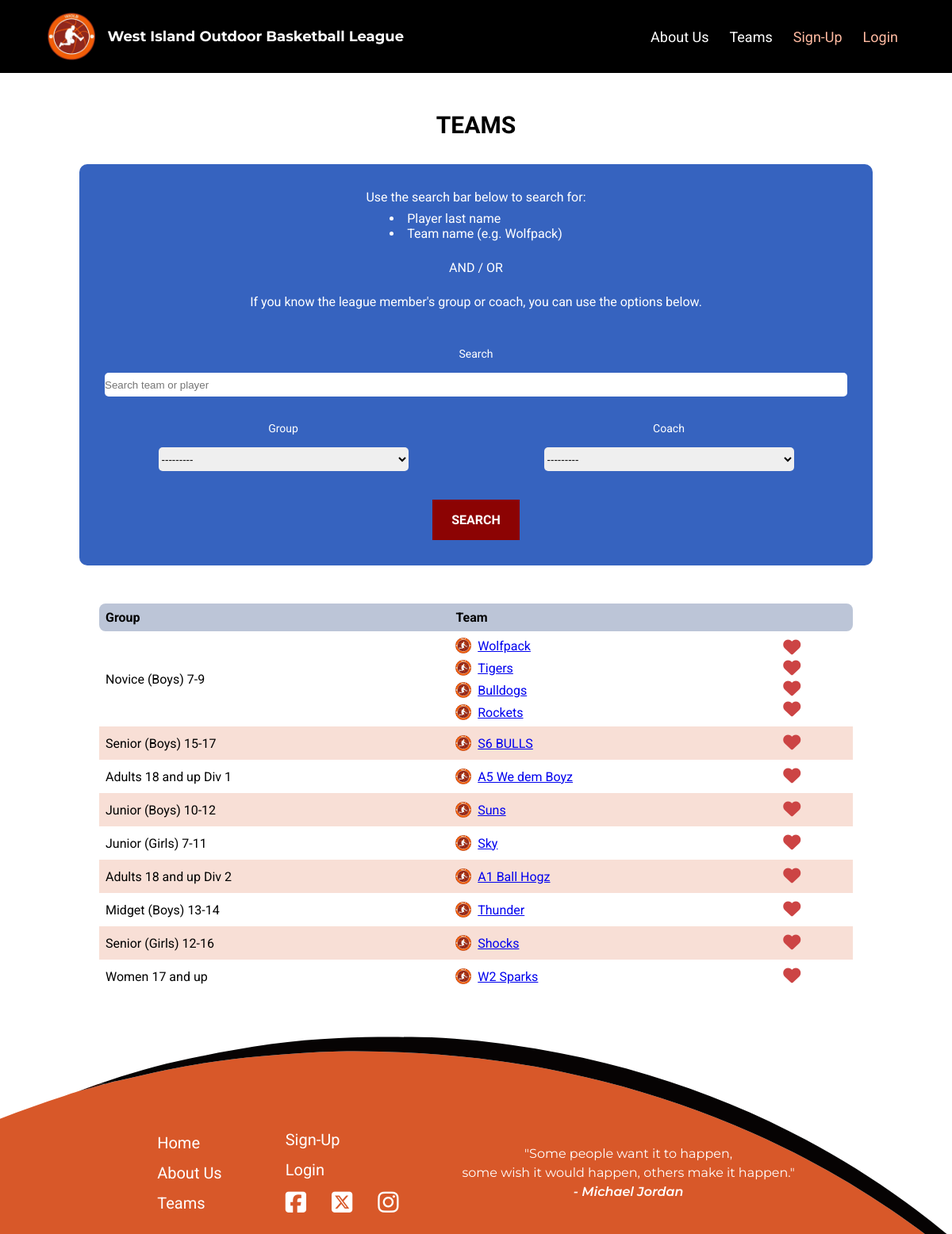
Screenshot of /wioblapp/teams/ with the database file from the repository.
### wioblapp/models.py (models this page shows)
class RegistrationType(models.Model):
    reg_type = models.CharField("Registration Type", max_length=50, primary_key=True)
    description = models.CharField("Description", max_length=300)
    cost = models.IntegerField("Cost", validators=[MinValueValidator(0)])
    def __str__(self):
        return str(self.reg_type)

class Team(models.Model):
    name = models.CharField("Team Name", max_length=20, primary_key=True)
    coaches = models.ManyToManyField(UserAccount, related_name="teams", blank=True)
    place = models.IntegerField("Place", default=0, validators=[MinValueValidator(0)])
    group = models.ForeignKey(
        RegistrationType,
        on_delete=models.CASCADE,
        related_name="teams",
        blank=True,
        null=True,
    )
    color = models.CharField("Team Color", max_length=7, blank=True, null=True)
    def __str__(self):
        return f"{self.name}"

### wioblapp/views.py (the view, shortened to what this page needs)
# urls.py: path("teams/", views.teams, name="teams"),
def teams(request):
    filter_teams_form = FilterTeamsForm(request.GET)
    groups = RegistrationType.objects.all()
    teams = Team.objects.all()
    players = Player.objects.all()
    context = {
        "filter_teams_form": filter_teams_form,
        "groups": groups,
        "teams": teams,
        "players": players,
    }
    return render(request, "teams.html", context)

### wioblapp/forms.py
class FilterTeamsForm(forms.Form):
    search = forms.CharField(
        max_length=100,
        required=False,
        widget=forms.TextInput(attrs={"placeholder": "Search team or player"}),
    )
    group = forms.ModelChoiceField(
        label="Group",
        queryset=RegistrationType.objects.all(),
        required=True,
        widget=forms.Select(),
    )
    coach = forms.ModelChoiceField(
        label="Coach",
        queryset=UserAccount.objects.filter(role="Coach"),
        required=False,
        widget=forms.Select(),
    )

### wioblapp/models.py (called while the page is built)
    def __str__(self):
        return self.username

### wioblapp/templates/teams.html (shortened to what this page needs)
{% extends 'base.html' %}
{% load static %}
{% block content %}
    <section class="teams-search teams">
        <div class="container">
            <div class="section-heading">
                <h2>Teams</h2>
            </div>
            <form class="search-form" action="{% url 'teams' %}" method="GET">
                <div class="form-info">
                    <p>Use the search bar below to search for:</p>
                    <ul>
                        <li>Player last name</li>
                        <li>Team name (e.g. Wolfpack)</li>
                    </ul>
                    <p>AND / OR</p>
                    <p>If you know the league member's group or coach, you can use the options below.</p>
                </div>
                <div class="form">
                    <div class="label-flex">
                        <label for="{{ filter_teams_form.search.id_for_label }}">{{ filter_teams_form.search.label }}</label>
                        {{ filter_teams_form.search }}
                    </div>
                    <div class="search-flex">
                        <div class="search-right">
                            <div class="label-flex">
                                <label for="{{ filter_teams_form.group.id_for_label }}">{{ filter_teams_form.group.label }}</label>
                                {{ filter_teams_form.group }}
                            </div>
                        </div>
                        <div class="search-left">
                            <div class="label-flex">
                                <label for="{{ filter_teams_form.coach.id_for_label }}">{{ filter_teams_form.coach.label }}</label>
                                {{ filter_teams_form.coach }}
                            </div>
                        </div>
                    </div>
                </div>
                <div class="search-btn">
                    <button class="action-button button" type="submit" name="search_btn">Search</button>
                </div>
            </form>
            {% if filter_teams_form.group.value %}
            <div>
                <div class="section-heading">
                    <h5>Team {{ filter_teams_form.group.value }}'s Table:</h5>
                </div>
                {% if teams %}
                <table>
                    <thead>
                        <tr>
                            <th>Team</th>
                            <th>Coaches</th>
                            <th>Players</th>
                            <th>Schedule</th>
                            <th></th>
                        </tr>
                    </thead>
                    <tbody>
                    {% for team in teams %}
                        <tr>
                            <td>
                                <div class="teamlogo-flex">
                                    <img class="team-logo" src="{% static 'images/logo.png' %}" alt="Team logo.">
                                    {{ team }}
                                </div>
                            </td>
                            <td>
                                {% if team.coaches.all %}
                                <ul>
                                    {% for coach in team.coaches.all %}
                                        <li>{{ coach }}</li>
                                    {% endfor %}
                                </ul>
                                {% else %}
                                    <p>No assigned coaches yet</p>
                                {% endif %}
                            </td>
                            <td>
                                {% if players.all %}
                                <div class="scroll-box">
                                    <ul>
                                        {% for player in players.all %}
                                            {% if player.team_name == team %}
                                                <li>{{ player }}</li>
                                            {% endif %}
                                        {% endfor %}
                                    </ul>
                                </div>
                                {% else %}
                                    <p>Not assigned players yet</p>
                                {% endif %}
                            </td>
                            <td>
                                <form action="{% url 'team_schedule' team %}" method="GET">
                                    {% csrf_token %}
                                    <button type="submit" name="schedule" class="schedule-btn">
                                        <i class="fa-solid fa-calendar-days"></i>
                                        View Schedule
                                    </button>
                                </form>
                            </td>
                            <td>
                                <form action="{% url 'like_team' team %}" method="POST">
                                    {% csrf_token %}
                                    <div class="schedule">
                                        <div class="like-flex">
                                            <button class="icon" type="submit" name="like">
                                                <span class="tooltip-wrapper" data-tooltip="Like team">
                                                    <i class="fa-solid fa-heart"></i>
                                                </span>
                                            </button>
                                        </div>
                                    </div>
                                </form>
                            </td>
                        </tr>
                    {% endfor %}
                    </tbody>
                </table>
                {% else %}
                    <p>No Teams or Players Found</p>
                {% endif %}
                {% else %}
                <table>
                    <thead>
                        <tr>
                            <th>Group</th>
                            <th>Team</th>
                            <th></th>
                        </tr>
                    </thead>
                    <tbody>
                    {% for group in groups %}
                        <tr>
                            <td>{{ group }}</td>
                            <td>
                                <ul>
                                {% for team in teams %}
                                    {% if team.group == group %}
                                    <div class="teamlogo-flex logo-margin">
                                        <img class="team-logo" src="{% static 'images/logo.png' %}" alt="Team logo.">
                                        <li><a href="{% url 'team_schedule' team %}">{{ team }}</a></li>
                                    </div>
                                    {% endif %}
                                {% endfor %}
                                </ul>
                            </td>
                            <td>
                                <ul>
                                    {% for team in teams %}
                                        {% if team.group == group %}
                                            <form action="{% url 'like_team' team %}" method="POST">
                                                <div class="schedule">
                                                    <div class="like-flex">
                                                        <button class="icon" type="submit" name="like">
                                                            <span class="tooltip-wrapper" data-tooltip="Like team">
                                                                <i class="fa-solid fa-heart"></i>
                                                            </span>
                                                        </button>
                                                    </div>
                                                </div>
                                            </form>
                                        {% endif %}
                                    {% endfor %}
                                    </ul>
                            </td>
                        </tr>
                    {% endfor %}
                    </tbody>
                </table>
            </div>
            {% endif %}
        </div>
{% endblock %}

### wiobl/static/style.css (style rules this page uses)
* { margin: 0; padding: 0; box-sizing: border-box; }
body { font-family: Roboto; }
section { padding: 48px 0; }
h2 { font-family: Raleway; font-size: 30px; font-weight: 600; text-transform: uppercase; }
.container { max-width: 1000px; width: 90%; margin-right: auto; margin-left: auto; }
.button { display: inline-block; padding: 16px 24px; font-size: 16px; font-weight: 600; font-family: Raleway; text-align: center; text-decoration: none; text-transform: uppercase; border: none; color: #FFFFFF; transition: 0.5s; cursor: pointer; }
.action-button { background-color: #8C0303; }
.section-heading { text-align: center; margin-bottom: 32px; }
.login-form label, input { display: block; }
.teams-search .search-form { background-color: #3663BF; padding: 32px; border-radius: 10px; margin-bottom: 48px; }
.teams-search .form { margin-bottom: 24px; }
.teams-search .search-form p { color: #ffffff; text-align: center; margin-bottom: 8px; }
.teams-search .search-form p:nth-of-type(2) { margin-bottom: 24px; }
.teams-search .search-form p:nth-of-type(3) { margin-bottom: 48px; }
.teams-search .search-form ul { color: #ffffff; list-style-position: inside; width: fit-content; margin: 0 auto 24px auto; }
.teams-search .search-form input, .teams-search select { border-radius: 5px; height: 30px; border: none; }
.teams-search .search-form input { margin-bottom: 32px; width: 100%; }
.teams-search .search-form label { color: #ffffff; margin-bottom: 8px; font-size: 14px; }
.teams-search .label-flex { display: flex; gap: 8px; flex-direction: column; align-items: center; justify-content: center; width: 100%; }
.teams-search .search-flex { display: flex; justify-content: space-around; gap: 36px; margin-bottom: 36px; }
.teams-search .search-right, .teams-search .search-left { width: 50%; }
.teams-search .search-btn { text-align: center; }
.teams .search-form select { width: 70%; }
.teams-search table { border-collapse: separate; border-spacing: 0; overflow: hidden; width: 95%; text-align: left; margin-left: auto; margin-right: auto; }
.teams-search table thead { background-color: #BCC5D7; }
.teams-search thead th:first-child { border-top-left-radius: 8px; border-bottom-left-radius: 8px; }
.teams-search thead th:last-child { border-top-right-radius: 8px; border-bottom-right-radius: 8px; }
.teams table tbody tr:nth-child(2n) { background: rgba(217, 88, 41, 0.189); }
.teams-search table th, .teams-search table td { padding: 8px; }
.teams-search table ul { list-style: none; }
.teams-search .teamlogo-flex { display: flex; gap: 8px; align-items: center; }
.teams-search .logo-margin:not(:last-child) { margin-bottom: 8px; }
.teams-search .team-logo { height: 20px; }
.schedule .like-flex { display: flex; gap: 8px; align-items: center; }
.schedule .icon { position: relative; cursor: pointer; font-size: 22px; color: #c44; border: none; background-color: transparent; }
.schedule .tooltip-wrapper { position: relative; display: inline-block; }
.schedule .tooltip-wrapper::after { content: attr(data-tooltip); position: absolute; bottom: 120%; left: 50%; transform: translateX(-50%); background-color: rgba(0, 0, 0, 0.8); color: white; padding: 5px 8px; border-radius: 5px; font-size: 12px; white-space: nowrap; opacity: 0; visibility: hidden; transition: opacity 0.2s ease-in-out; }

### rows the page displays
RegistrationType: reg_type "Novice (Boys) 7-9"
Team: name "Wolfpack"
Team: name "Tigers"
Team: name "Bulldogs"
Team: name "Rockets"
RegistrationType: reg_type "Senior (Boys) 15-17"
Team: name "S6 BULLS"
RegistrationType: reg_type "Adults 18 and up Div 1"
Team: name "A5 We dem Boyz"
RegistrationType: reg_type "Junior (Boys) 10-12"
Team: name "Suns"
RegistrationType: reg_type "Junior (Girls) 7-11"
Team: name "Sky"
RegistrationType: reg_type "Adults 18 and up Div 2"
Team: name "A1 Ball Hogz"
RegistrationType: reg_type "Midget (Boys) 13-14"
Team: name "Thunder"
RegistrationType: reg_type "Senior (Girls) 12-16"
Team: name "Shocks"
RegistrationType: reg_type "Women 17 and up"
Team: name "W2 Sparks"

### other values shown
{{ filter_teams_form.search.label }} "Search"
{{ filter_teams_form.group.label }} "Group"
{{ filter_teams_form.coach.label }} "Coach"
